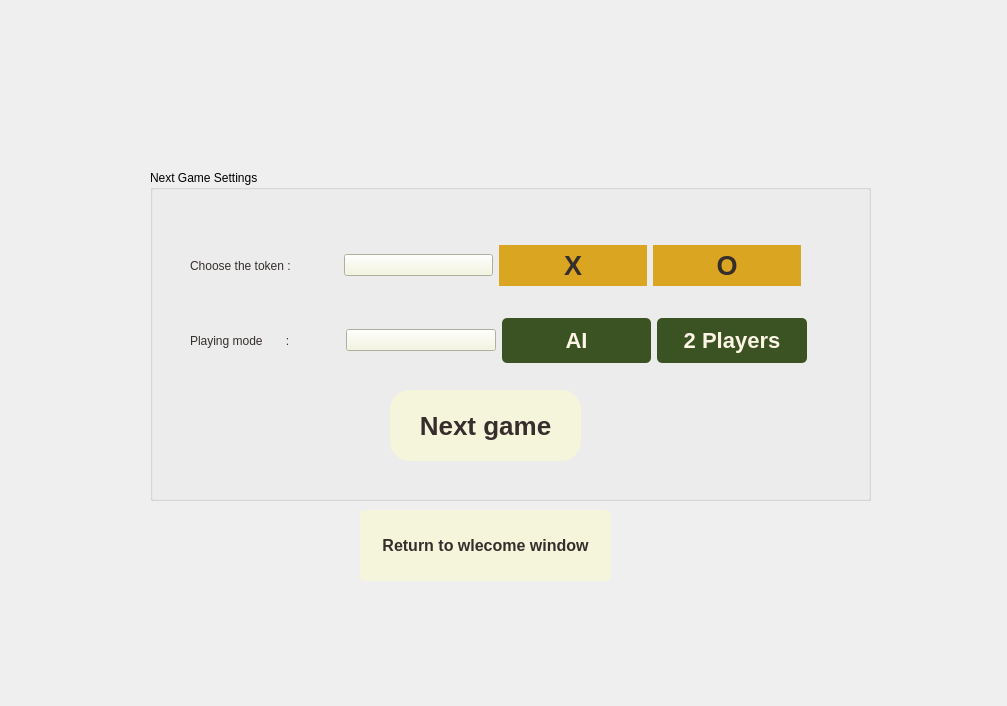
<?xml version="1.0" encoding="UTF-8"?>
<ui version="4.0">
 <class>nextgamesettings</class>
 <widget class="QDialog" name="nextgamesettings">
  <property name="geometry">
   <rect>
    <x>0</x>
    <y>0</y>
    <width>1007</width>
    <height>706</height>
   </rect>
  </property>
  <property name="windowTitle">
   <string>Dialog</string>
  </property>
  <property name="styleSheet">
   <string notr="true">.nextgamesettings {
	border-image: url(:/res/CSS/f9090857-a77b-48ce-a267-c997b3b21055.png);
    opacity: 0.5; /* Adjust the opacity value as needed (0.0 to 1.0) */
    /* Other background properties */
    background-size: cover; /* Ensure the background image covers the entire element */
    background-position: center; /* Center the background image */
    /* Add more background properties as needed */
	background-repeat: no-repeat;
}
</string>
  </property>
  <widget class="QPushButton" name="ToWelcome">
   <property name="geometry">
    <rect>
     <x>360</x>
     <y>510</y>
     <width>251</width>
     <height>71</height>
    </rect>
   </property>
   <property name="styleSheet">
    <string notr="true">QWidget {
    background-color: #f0f0f0; /* Background color */
}

QLabel {
    color: #ffffff; /* Text color */
    font-size: 18px; /* Font size */
    font-weight: bold; /* Font weight */
    font-family: Arial, sans-serif; /* Font family */
    border-radius: 5px; /* No border for the label */
    padding: 10px; /* Padding */
    background-color:  #7566D5; /* Background color */
	qproperty-alignment: AlignCenter; /* Text alignment */
}

QPushButton {
    color: #362E2C; /* Text color */
    font-size: 16px; /* Font size */
    font-weight: bold; /* Font weight */
    font-family: Arial, sans-serif; /* Font family */
    border-radius: 5px; /* No border for the button */
    padding: 10px 20px; /* Padding */
    background-color: #F5F5DC; /* Button background color */
}

QPushButton:hover {
    background-color: lightblue;
}
QPushButton:pressed {
   background-color: #F5F5DC;
    color: #362E2C;
}</string>
   </property>
   <property name="text">
    <string>Return to wlecome window</string>
   </property>
  </widget>
  <widget class="QGroupBox" name="groupBox">
   <property name="geometry">
    <rect>
     <x>150</x>
     <y>170</y>
     <width>721</width>
     <height>331</height>
    </rect>
   </property>
   <property name="title">
    <string>Next Game Settings</string>
   </property>
   <widget class="QPushButton" name="next_game">
    <property name="geometry">
     <rect>
      <x>240</x>
      <y>220</y>
      <width>191</width>
      <height>71</height>
     </rect>
    </property>
    <property name="styleSheet">
     <string notr="true">QWidget {
    background-color: #362E2C; /* Background color */
}

QLabel {
    color: #ffffff; /* Text color */
    font-size: 18px; /* Font size */
    font-weight: bold; /* Font weight */
    font-family: Arial, sans-serif; /* Font family */
    border-radius: 5px; /* No border for the label */
    padding: 10px; /* Padding */
    background-color:  rgb(255, 0, 255); /* Background color */
qproperty-alignment: AlignCenter; /* Text alignment */
}

QPushButton {
    color: #362E2C; /* Text color */
    font-size: 26px; /* Font size */
    font-weight: bold; /* Font weight */
    font-family: Arial, sans-serif; /* Font family */
    border-radius: 20px; /* No border for the button */
    padding: 10px 20px; /* Padding */
    background-color: #F5F5DC; /* Button background color */
}

QPushButton:hover {
    background-color: lightblue;
}
QPushButton:pressed {
   background-color: #F5F5DC;
    color: #362E2C;
}</string>
    </property>
    <property name="text">
     <string>Next game</string>
    </property>
   </widget>
   <widget class="QWidget" name="layoutWidget">
    <property name="geometry">
     <rect>
      <x>40</x>
      <y>60</y>
      <width>611</width>
      <height>71</height>
     </rect>
    </property>
    <layout class="QHBoxLayout" name="horizontalLayout">
     <item>
      <widget class="QLabel" name="label_3">
       <property name="styleSheet">
        <string notr="true">color:#362E2C;
font: 700 11pt &quot;Segoe UI&quot;;
</string>
       </property>
       <property name="text">
        <string>Choose the token :</string>
       </property>
      </widget>
     </item>
     <item>
      <widget class="QPushButton" name="pushButton_5">
       <property name="styleSheet">
        <string notr="true">background-color:#F5F5DC;</string>
       </property>
       <property name="text">
        <string/>
       </property>
       <property name="iconSize">
        <size>
         <width>10</width>
         <height>5</height>
        </size>
       </property>
      </widget>
     </item>
     <item>
      <widget class="QPushButton" name="pushButton_3">
       <property name="sizePolicy">
        <sizepolicy hsizetype="Preferred" vsizetype="Fixed">
         <horstretch>0</horstretch>
         <verstretch>0</verstretch>
        </sizepolicy>
       </property>
       <property name="font">
        <font>
         <family>Segoe UI</family>
         <pointsize>20</pointsize>
         <italic>false</italic>
         <bold>true</bold>
        </font>
       </property>
       <property name="styleSheet">
        <string notr="true">QPushButton {
    background-color:#DAA520;
    color: #362E2C;
  
	font: 20pt &quot;Segoe UI&quot;;
	font: 700 20pt &quot;Segoe UI&quot;;
    border: 0px solid black;
    border-radius: 0px;
    padding: 5px;
}

QPushButton:hover {
    background-color: #EDE0CC;
}
QPushButton:pressed {
  background-color:#DAA520;
    color: #362E2C;
  
}</string>
       </property>
       <property name="text">
        <string>X</string>
       </property>
      </widget>
     </item>
     <item>
      <widget class="QPushButton" name="pushButton_4">
       <property name="sizePolicy">
        <sizepolicy hsizetype="Preferred" vsizetype="Fixed">
         <horstretch>0</horstretch>
         <verstretch>0</verstretch>
        </sizepolicy>
       </property>
       <property name="font">
        <font>
         <family>Segoe UI</family>
         <pointsize>20</pointsize>
         <italic>false</italic>
         <bold>true</bold>
        </font>
       </property>
       <property name="styleSheet">
        <string notr="true">QPushButton {
    background-color:#DAA520 ;
    color: #362E2C;
  
	font: 14pt &quot;Segoe UI&quot;;
	font: 700 20pt &quot;Segoe UI&quot;;
    border: 0px solid black;
    border-radius: 0px;
    padding: 5px;
}

QPushButton:hover {
    background-color: #EDE0CC;
}
QPushButton:pressed {
  background-color:#DAA520;
    color: #362E2C;
  
}</string>
       </property>
       <property name="text">
        <string>O</string>
       </property>
       <property name="autoDefault">
        <bool>false</bool>
       </property>
      </widget>
     </item>
    </layout>
   </widget>
   <widget class="QWidget" name="layoutWidget_2">
    <property name="geometry">
     <rect>
      <x>40</x>
      <y>140</y>
      <width>617</width>
      <height>61</height>
     </rect>
    </property>
    <layout class="QHBoxLayout" name="horizontalLayout_2">
     <item>
      <widget class="QLabel" name="label_2">
       <property name="styleSheet">
        <string notr="true">color:#362E2C;
font: 700 11pt &quot;Segoe UI&quot;;
</string>
       </property>
       <property name="text">
        <string>Playing mode       :</string>
       </property>
      </widget>
     </item>
     <item>
      <widget class="QPushButton" name="pushButton_6">
       <property name="styleSheet">
        <string notr="true">background-color:#F5F5DC;</string>
       </property>
       <property name="text">
        <string/>
       </property>
       <property name="iconSize">
        <size>
         <width>10</width>
         <height>5</height>
        </size>
       </property>
      </widget>
     </item>
     <item>
      <widget class="QPushButton" name="pushButton_2">
       <property name="sizePolicy">
        <sizepolicy hsizetype="Preferred" vsizetype="Fixed">
         <horstretch>0</horstretch>
         <verstretch>0</verstretch>
        </sizepolicy>
       </property>
       <property name="font">
        <font>
         <family>Arial</family>
         <pointsize>-1</pointsize>
         <bold>true</bold>
        </font>
       </property>
       <property name="styleSheet">
        <string notr="true">QWidget {
    background-color: #f0f0f0; /* Background color */
}

QLabel {
    color: #ffffff; /* Text color */
    font-size: 18px; /* Font size */
    font-weight: bold; /* Font weight */
    font-family: Arial, sans-serif; /* Font family */
    border-radius: 5px; /* No border for the label */
    padding: 10px; /* Padding */
    background-color:  #3B5323; /* Background color */
qproperty-alignment: AlignCenter; /* Text alignment */
}

QPushButton {
    color: #FDF5E6; /* Text color */
    font-size: 22px; /* Font size */
    font-weight: bold; /* Font weight */
    font-family: Arial, sans-serif; /* Font family */
    border-radius: 5px; /* No border for the button */
    padding: 10px 20px; /* Padding */
    background-color: #3B5323; /* Button background color */
}

QPushButton:hover {
    background-color: #362E2C;
}
QPushButton:pressed {
      background-color: #3B5323;
    color: #FDF5E6;
}</string>
       </property>
       <property name="text">
        <string>AI</string>
       </property>
      </widget>
     </item>
     <item>
      <widget class="QPushButton" name="pushButton">
       <property name="sizePolicy">
        <sizepolicy hsizetype="Preferred" vsizetype="Fixed">
         <horstretch>0</horstretch>
         <verstretch>0</verstretch>
        </sizepolicy>
       </property>
       <property name="font">
        <font>
         <family>Arial</family>
         <pointsize>-1</pointsize>
         <bold>true</bold>
        </font>
       </property>
       <property name="styleSheet">
        <string notr="true">QWidget {
    background-color: #f0f0f0; /* Background color */
}

QLabel {
    color: #ffffff; /* Text color */
    font-size: 18px; /* Font size */
    font-weight: bold; /* Font weight */
    font-family: Arial, sans-serif; /* Font family */
    border-radius: 5px; /* No border for the label */
    padding: 10px; /* Padding */
    background-color:  rgb(255, 0, 255); /* Background color */
qproperty-alignment: AlignCenter; /* Text alignment */
}

QPushButton {
    color: #FDF5E6; /* Text color */
    font-size: 22px; /* Font size */
    font-weight: bold; /* Font weight */
    font-family: Arial, sans-serif; /* Font family */
    border-radius: 5px; /* No border for the button */
    padding: 10px 20px; /* Padding */
    background-color: #3B5323; /* Button background color */
}

QPushButton:hover {
    background-color: #362E2C;
}
QPushButton:pressed {
      background-color: #3B5323;
    color: #FDF5E6;
}</string>
       </property>
       <property name="text">
        <string>2 Players</string>
       </property>
       <property name="autoDefault">
        <bool>false</bool>
       </property>
      </widget>
     </item>
    </layout>
   </widget>
  </widget>
 </widget>
 <resources/>
 <connections/>
</ui>
